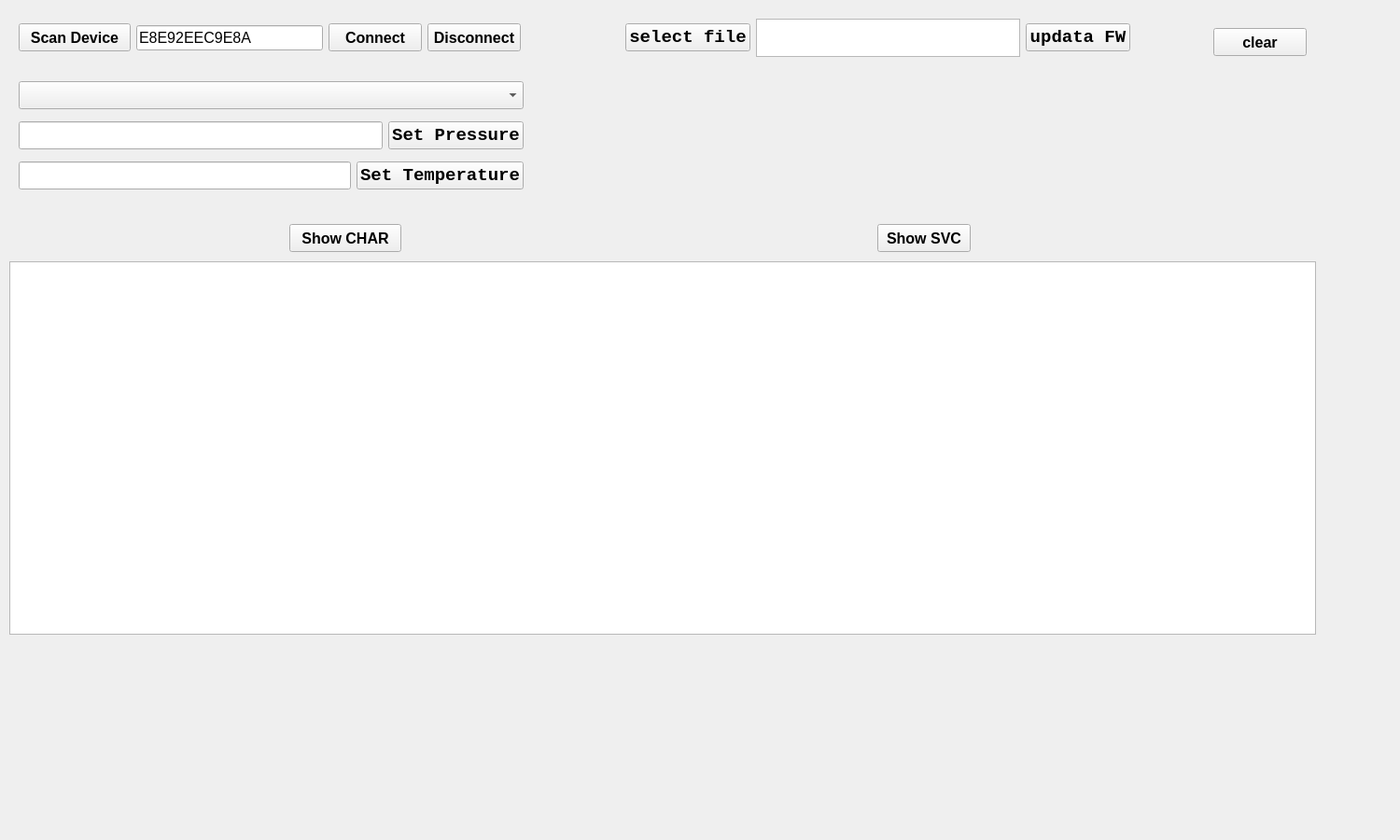
<?xml version="1.0" encoding="UTF-8"?>
<ui version="4.0">
 <class>CR1_ble_command</class>
 <widget class="QWidget" name="CR1_ble_command">
  <property name="geometry">
   <rect>
    <x>0</x>
    <y>0</y>
    <width>1500</width>
    <height>900</height>
   </rect>
  </property>
  <property name="minimumSize">
   <size>
    <width>1500</width>
    <height>900</height>
   </size>
  </property>
  <property name="maximumSize">
   <size>
    <width>1500</width>
    <height>900</height>
   </size>
  </property>
  <property name="font">
   <font>
    <family>Consolas</family>
    <pointsize>10</pointsize>
    <weight>75</weight>
    <bold>true</bold>
   </font>
  </property>
  <property name="windowTitle">
   <string>ble_command</string>
  </property>
  <widget class="QTextBrowser" name="display_textBrowser">
   <property name="enabled">
    <bool>true</bool>
   </property>
   <property name="geometry">
    <rect>
     <x>10</x>
     <y>280</y>
     <width>1400</width>
     <height>400</height>
    </rect>
   </property>
   <property name="minimumSize">
    <size>
     <width>1400</width>
     <height>400</height>
    </size>
   </property>
   <property name="maximumSize">
    <size>
     <width>1400</width>
     <height>400</height>
    </size>
   </property>
   <property name="font">
    <font>
     <family>Consolas</family>
     <pointsize>10</pointsize>
    </font>
   </property>
  </widget>
  <widget class="QPushButton" name="clear_uart_display_pushButton">
   <property name="enabled">
    <bool>true</bool>
   </property>
   <property name="geometry">
    <rect>
     <x>1300</x>
     <y>30</y>
     <width>100</width>
     <height>30</height>
    </rect>
   </property>
   <property name="minimumSize">
    <size>
     <width>100</width>
     <height>30</height>
    </size>
   </property>
   <property name="maximumSize">
    <size>
     <width>100</width>
     <height>30</height>
    </size>
   </property>
   <property name="font">
    <font>
     <family>Arial</family>
     <pointsize>12</pointsize>
     <weight>75</weight>
     <bold>true</bold>
    </font>
   </property>
   <property name="text">
    <string>clear</string>
   </property>
  </widget>
  <widget class="QPushButton" name="show_service_pushButton">
   <property name="enabled">
    <bool>true</bool>
   </property>
   <property name="geometry">
    <rect>
     <x>940</x>
     <y>240</y>
     <width>100</width>
     <height>30</height>
    </rect>
   </property>
   <property name="minimumSize">
    <size>
     <width>100</width>
     <height>30</height>
    </size>
   </property>
   <property name="maximumSize">
    <size>
     <width>100</width>
     <height>30</height>
    </size>
   </property>
   <property name="font">
    <font>
     <family>Arial</family>
     <pointsize>12</pointsize>
     <weight>75</weight>
     <bold>true</bold>
    </font>
   </property>
   <property name="text">
    <string>Show SVC</string>
   </property>
  </widget>
  <widget class="QPushButton" name="show_characteristic_pushButton">
   <property name="enabled">
    <bool>true</bool>
   </property>
   <property name="geometry">
    <rect>
     <x>310</x>
     <y>240</y>
     <width>120</width>
     <height>30</height>
    </rect>
   </property>
   <property name="minimumSize">
    <size>
     <width>120</width>
     <height>30</height>
    </size>
   </property>
   <property name="maximumSize">
    <size>
     <width>120</width>
     <height>30</height>
    </size>
   </property>
   <property name="font">
    <font>
     <family>Arial</family>
     <pointsize>12</pointsize>
     <weight>75</weight>
     <bold>true</bold>
    </font>
   </property>
   <property name="text">
    <string>Show CHAR</string>
   </property>
  </widget>
  <widget class="QWidget" name="horizontalLayoutWidget">
   <property name="geometry">
    <rect>
     <x>20</x>
     <y>20</y>
     <width>540</width>
     <height>41</height>
    </rect>
   </property>
   <layout class="QHBoxLayout" name="horizontalLayout">
    <item>
     <widget class="QPushButton" name="scan_device_pushButton">
      <property name="enabled">
       <bool>true</bool>
      </property>
      <property name="minimumSize">
       <size>
        <width>120</width>
        <height>30</height>
       </size>
      </property>
      <property name="maximumSize">
       <size>
        <width>120</width>
        <height>30</height>
       </size>
      </property>
      <property name="font">
       <font>
        <family>Arial</family>
        <pointsize>12</pointsize>
        <weight>75</weight>
        <bold>true</bold>
       </font>
      </property>
      <property name="text">
       <string>Scan Device</string>
      </property>
     </widget>
    </item>
    <item>
     <widget class="QLineEdit" name="ble_address_lineEdit">
      <property name="minimumSize">
       <size>
        <width>200</width>
        <height>0</height>
       </size>
      </property>
      <property name="maximumSize">
       <size>
        <width>200</width>
        <height>16777215</height>
       </size>
      </property>
      <property name="font">
       <font>
        <family>Arial</family>
        <pointsize>12</pointsize>
        <weight>50</weight>
        <bold>false</bold>
       </font>
      </property>
      <property name="text">
       <string>E8E92EEC9E8A</string>
      </property>
     </widget>
    </item>
    <item>
     <widget class="QPushButton" name="connect_pushButton">
      <property name="enabled">
       <bool>true</bool>
      </property>
      <property name="minimumSize">
       <size>
        <width>100</width>
        <height>30</height>
       </size>
      </property>
      <property name="maximumSize">
       <size>
        <width>100</width>
        <height>30</height>
       </size>
      </property>
      <property name="font">
       <font>
        <family>Arial</family>
        <pointsize>12</pointsize>
        <weight>75</weight>
        <bold>true</bold>
       </font>
      </property>
      <property name="text">
       <string>Connect</string>
      </property>
     </widget>
    </item>
    <item>
     <widget class="QPushButton" name="disconnect_pushButton">
      <property name="enabled">
       <bool>true</bool>
      </property>
      <property name="minimumSize">
       <size>
        <width>100</width>
        <height>30</height>
       </size>
      </property>
      <property name="maximumSize">
       <size>
        <width>100</width>
        <height>30</height>
       </size>
      </property>
      <property name="font">
       <font>
        <family>Arial</family>
        <pointsize>12</pointsize>
        <weight>75</weight>
        <bold>true</bold>
       </font>
      </property>
      <property name="text">
       <string>Disconnect</string>
      </property>
     </widget>
    </item>
   </layout>
  </widget>
  <widget class="QWidget" name="verticalLayoutWidget">
   <property name="geometry">
    <rect>
     <x>20</x>
     <y>80</y>
     <width>541</width>
     <height>131</height>
    </rect>
   </property>
   <layout class="QVBoxLayout" name="Layout_pressureSensor">
    <item>
     <widget class="QComboBox" name="selectPSensor_cb">
      <property name="font">
       <font>
        <family>Consolas</family>
        <pointsize>14</pointsize>
        <weight>75</weight>
        <bold>true</bold>
       </font>
      </property>
     </widget>
    </item>
    <item>
     <layout class="QHBoxLayout" name="setPressureBox">
      <item>
       <widget class="QLineEdit" name="lineEdit_Pressure">
        <property name="font">
         <font>
          <pointsize>14</pointsize>
         </font>
        </property>
       </widget>
      </item>
      <item>
       <widget class="QPushButton" name="Btn_setPressure">
        <property name="font">
         <font>
          <pointsize>14</pointsize>
         </font>
        </property>
        <property name="cursor">
         <cursorShape>PointingHandCursor</cursorShape>
        </property>
        <property name="contextMenuPolicy">
         <enum>Qt::PreventContextMenu</enum>
        </property>
        <property name="text">
         <string>Set Pressure</string>
        </property>
       </widget>
      </item>
     </layout>
    </item>
    <item>
     <layout class="QHBoxLayout" name="setTempBox">
      <item>
       <widget class="QLineEdit" name="lineEdit_Temp">
        <property name="font">
         <font>
          <pointsize>14</pointsize>
         </font>
        </property>
       </widget>
      </item>
      <item>
       <widget class="QPushButton" name="Btn_setTemp">
        <property name="font">
         <font>
          <pointsize>14</pointsize>
         </font>
        </property>
        <property name="cursor">
         <cursorShape>PointingHandCursor</cursorShape>
        </property>
        <property name="contextMenuPolicy">
         <enum>Qt::PreventContextMenu</enum>
        </property>
        <property name="text">
         <string>Set Temperature</string>
        </property>
       </widget>
      </item>
     </layout>
    </item>
   </layout>
  </widget>
  <widget class="QWidget" name="horizontalLayoutWidget_2">
   <property name="geometry">
    <rect>
     <x>670</x>
     <y>20</y>
     <width>541</width>
     <height>41</height>
    </rect>
   </property>
   <layout class="QHBoxLayout" name="Layout_feOtaUpdata">
    <item>
     <widget class="QPushButton" name="Btn_selectFile">
      <property name="font">
       <font>
        <pointsize>14</pointsize>
       </font>
      </property>
      <property name="text">
       <string>select file</string>
      </property>
     </widget>
    </item>
    <item>
     <widget class="QTextEdit" name="textEdit_filePath"/>
    </item>
    <item>
     <widget class="QPushButton" name="Btn_updataFw">
      <property name="font">
       <font>
        <pointsize>14</pointsize>
       </font>
      </property>
      <property name="text">
       <string>updata FW</string>
      </property>
     </widget>
    </item>
   </layout>
  </widget>
 </widget>
 <resources/>
 <connections/>
</ui>
